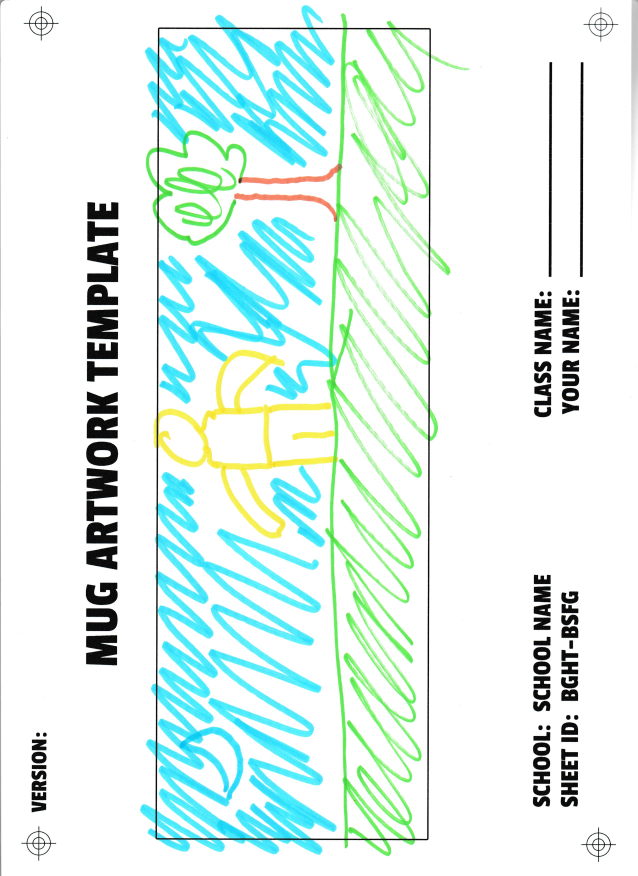
#> input picture prerp_for_print/1.jpeg, 2550 x 3504 px, found by its file name (shown at 1/4 size)
$ python h.py
#> lines starting #> are read from the running program, lines starting #| are printed output that depends on the picture; after the words box and inside, x2 and y2 are one past the last pixel; in counts of white or black regions, pixels touching at a corner belong together
import cv2
import imutils
cv2.namedWindow('image', cv2.WINDOW_NORMAL)

image = cv2.imread('1.jpeg')
#> image is the input picture: shape (3504, 2550, 3); mean B, G, R 237.8, 242.3, 225.4
ratio = image.shape[0] / 300.0
#> ratio = 11.68
image = imutils.resize(image, height = 800)
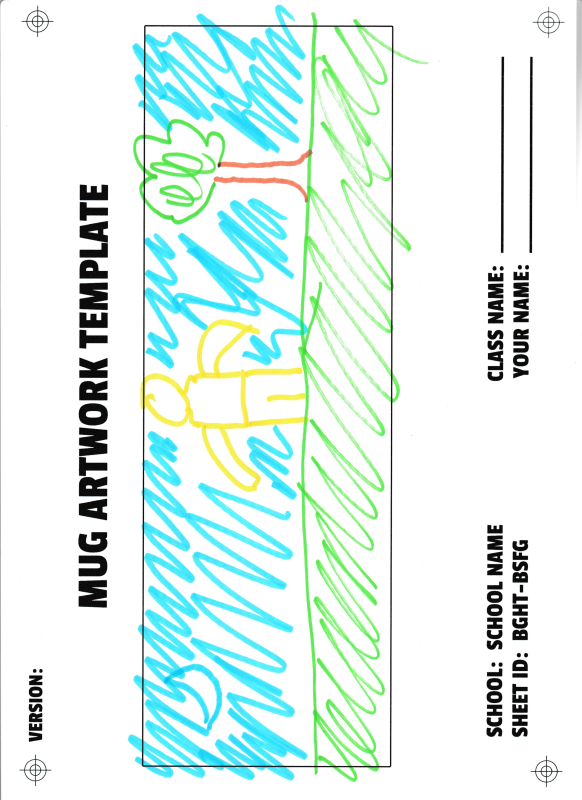
#> image: shape (800, 582, 3); mean B, G, R 237.8, 242.3, 225.4
blur = cv2.pyrMeanShiftFiltering(image, 11, 21)
gray = cv2.cvtColor(blur, cv2.COLOR_BGR2GRAY)
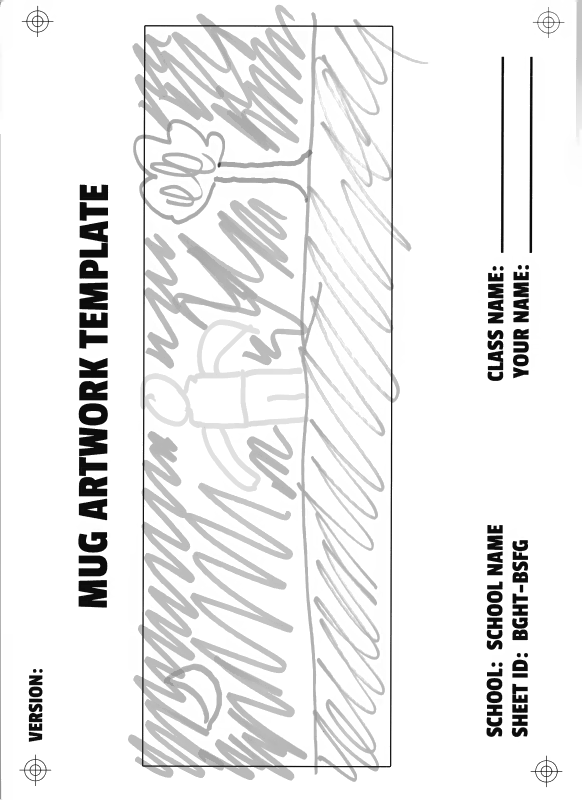
#> gray: shape (800, 582); min 8, max 255, mean 236.9
thresh = cv2.threshold(gray, 0, 255, cv2.THRESH_BINARY_INV + cv2.THRESH_OTSU)[1]
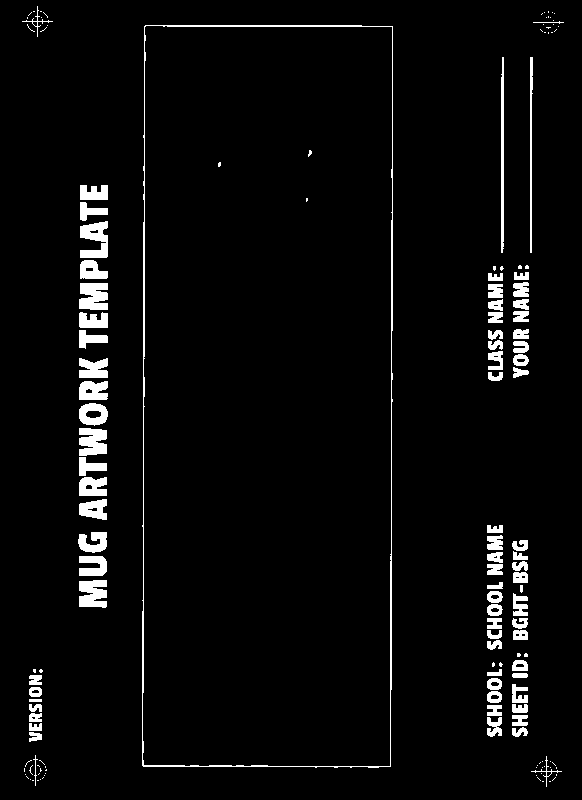
#> thresh: shape (800, 582); 4% white; 151 white regions (75 under 20 px)

cnts = cv2.findContours(thresh, cv2.RETR_EXTERNAL, cv2.CHAIN_APPROX_SIMPLE)
#> cnts = 148 contours, 75 with area under 20; largest, box (x1, y1, x2, y2) and area: (142, 25, 393, 768) 183976, (80, 221, 108, 258) 626, (79, 283, 108, 310) 586, (79, 428, 107, 456) 562, (79, 580, 107, 608) 560
cnts = cnts[0] if len(cnts) == 2 else cnts[1]
for c in cnts:
    peri = cv2.arcLength(c, True)
    approx = cv2.approxPolyDP(c, 0.015 * peri, True)
    if len(approx) == 4:
        x,y,w,h = cv2.boundingRect(approx)
        cv2.rectangle(image,(x,y),(x+w,y+h),(0,0,0),5)
#> this loop made 148 passes
#> (peri, approx, x, y, w, h) on passes 19, 28, 34, 47: (6.83, [[40, 768], [40, 771], [41, 770], [40, 769]], 40, 768, 2, 4), (4.83, [[37, 765], [38, 765], [39, 766], [38, 765]], 37, 765, 3, 2), (13.31, [[39, 760], [40, 760], [44, 764], [40, 760]], 39, 760, 6, 5), (28, [[29, 699], [29, 701], [41, 701], [41, 699]], 29, 699, 13, 3)
#> (peri, x, y, w, h) on passes 127, 143: (1987.8, 142, 25, 251, 742), (13.31, 43, 12, 5, 6)
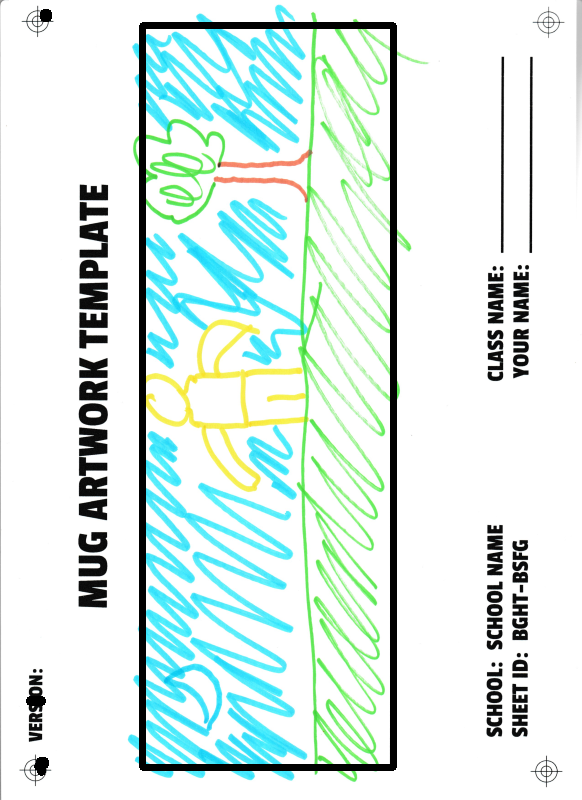
#> image: shape (800, 582, 3); 3.09% of pixels changed, all inside (x1, y1, x2, y2) = (26, 9, 397, 776)


cv2.imwrite('h.jpeg', image)
cv2.waitKey()

$ run again, with prerp_for_print/2.jpeg copied over prerp_for_print/1.jpeg
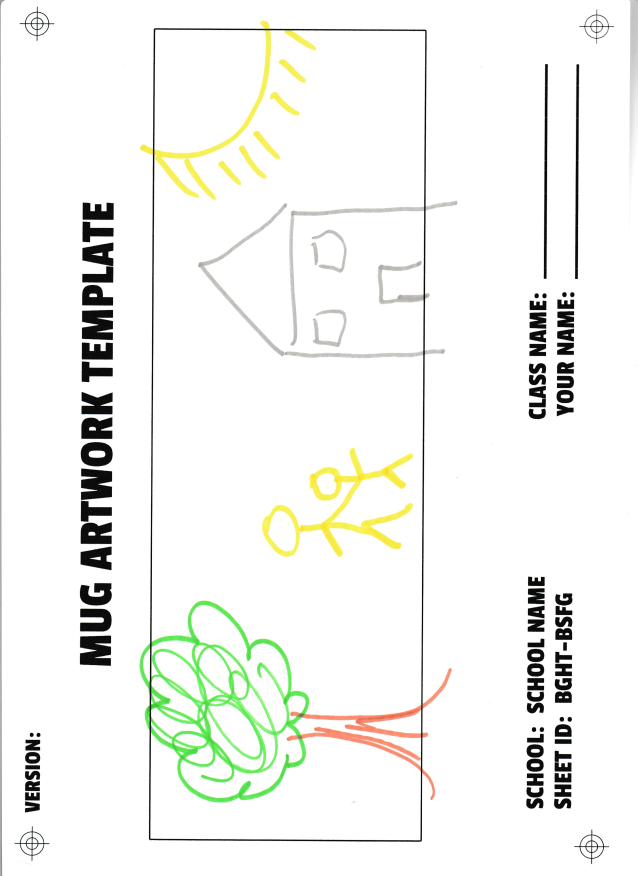
#> input picture prerp_for_print/2.jpeg, 2550 x 3504 px, found by its file name (shown at 1/4 size)
#> image is the input picture: shape (3504, 2550, 3); mean B, G, R 240.1, 243.9, 242.7
#> `thresh = cv2.threshold(gray, 0, 255, cv2.THRESH_BINARY_INV + cv2.THRES..`:
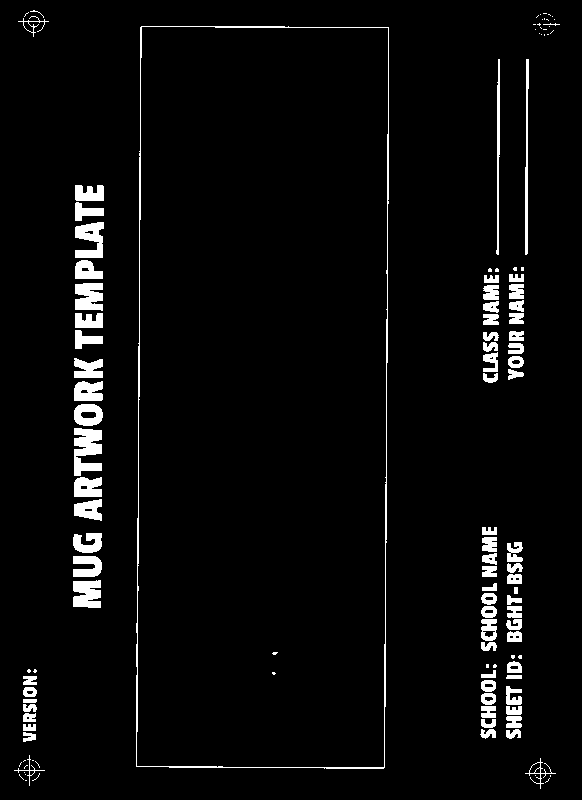
#> thresh: shape (800, 582); 4% white; 122 white regions (47 under 20 px)
#> cnts = 120 contours, 47 with area under 20; largest, box (x1, y1, x2, y2) and area: (136, 26, 389, 769) 183848, (74, 428, 102, 476) 828, (75, 222, 104, 258) 626, (73, 580, 101, 608) 580, (75, 283, 103, 311) 568
#> the loop `for c in cnts:` made 120 passes
#> (c, peri, approx, x, y, w, h) on pass 13: ([[24, 760], [23, 761], [24, 760], [25, 760]], 4.83, [[25, 760], [24, 760], [23, 761], [24, 760]], 23, 760, 3, 2)
#> after the loop `for c in cnts:`:
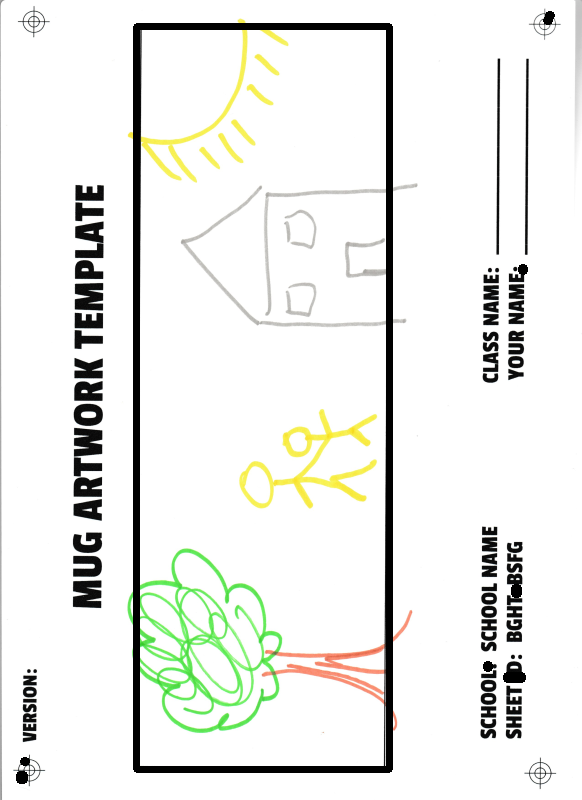
#> image: shape (800, 582, 3); mean B, G, R 233.3, 236.9, 235.8

$ run again, with prerp_for_print/3.jpeg copied over prerp_for_print/1.jpeg
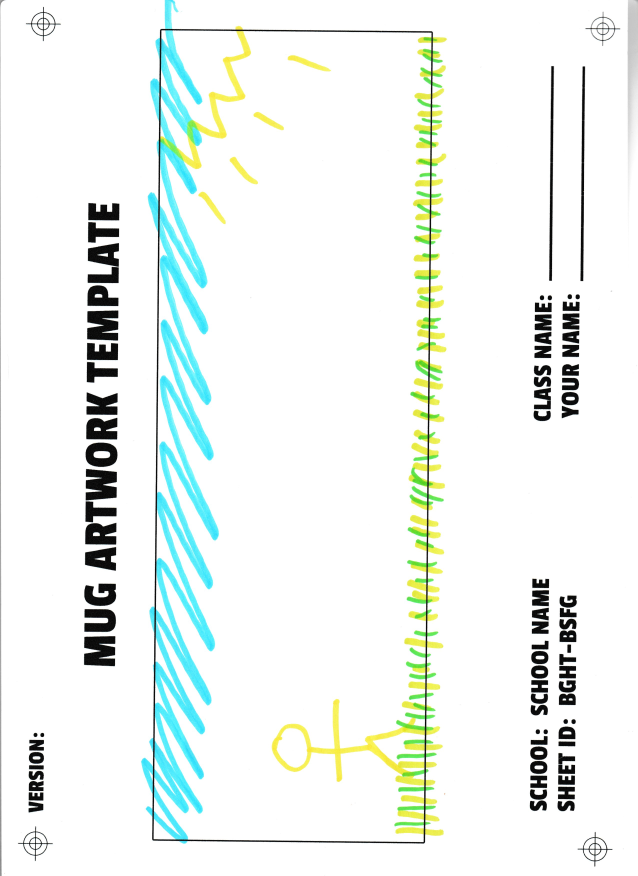
#> input picture prerp_for_print/3.jpeg, 2550 x 3504 px, found by its file name (shown at 1/4 size)
#> image is the input picture: shape (3504, 2550, 3); mean B, G, R 240.3, 244.1, 238
#> `thresh = cv2.threshold(gray, 0, 255, cv2.THRESH_BINARY_INV + cv2.THRES..`:
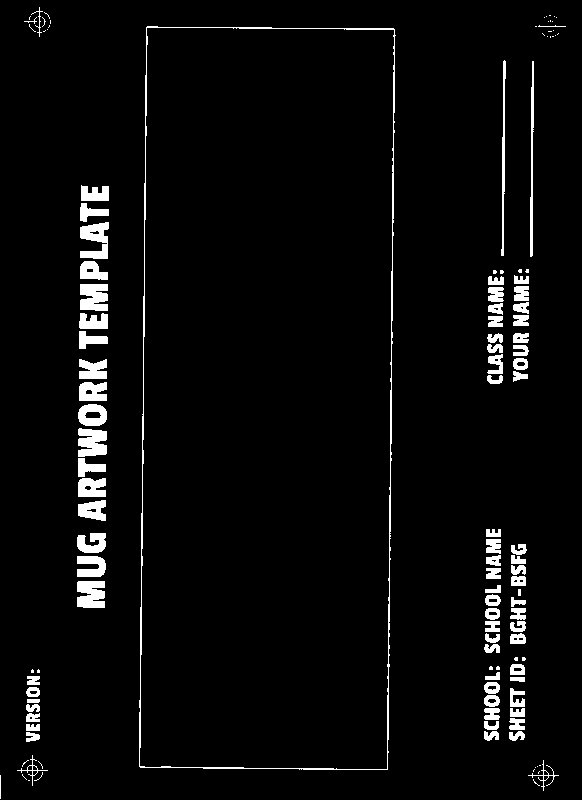
#> thresh: shape (800, 582); 4% white; 126 white regions (46 under 20 px)
#> cnts = 126 contours, 51 with area under 20; largest, box (x1, y1, x2, y2) and area: (139, 26, 396, 770) 183936, (80, 222, 109, 259) 614, (78, 428, 107, 457) 590, (77, 581, 105, 608) 580, (80, 284, 108, 311) 572
#> the loop `for c in cnts:` made 126 passes
#> (peri, approx, x, y, w, h) on passes 4, 6, 7, 49: (13.31, [[22, 774], [22, 775], [26, 779], [22, 775]], 22, 774, 5, 6), (4.83, [[539, 771], [538, 772], [538, 773], [538, 772]], 538, 771, 2, 3), (4.83, [[534, 769], [533, 770], [533, 771], [533, 770]], 533, 769, 2, 3), (16, [[518, 589], [518, 595], [520, 595], [520, 589]], 518, 589, 3, 7)
#> after the loop `for c in cnts:`:
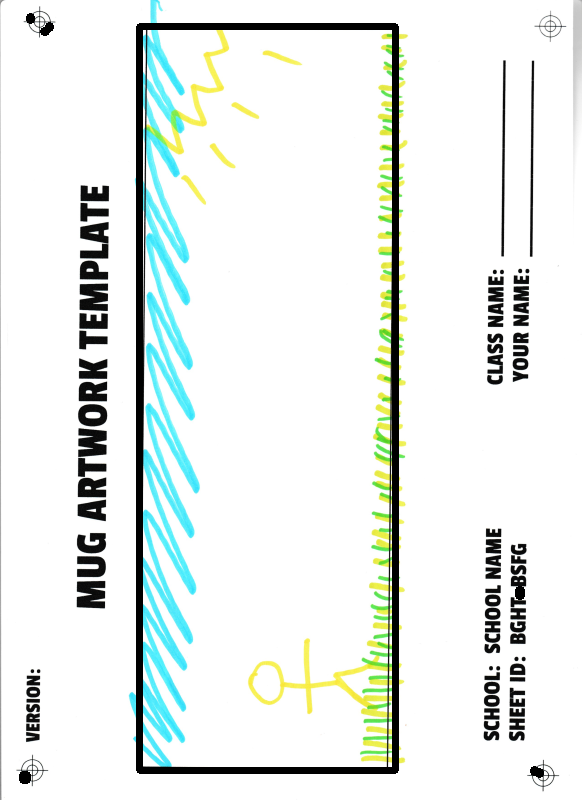
#> image: shape (800, 582, 3); mean B, G, R 233.9, 237, 231.4

$ run again, with prerp_for_print/4.png saved as prerp_for_print/1.jpeg
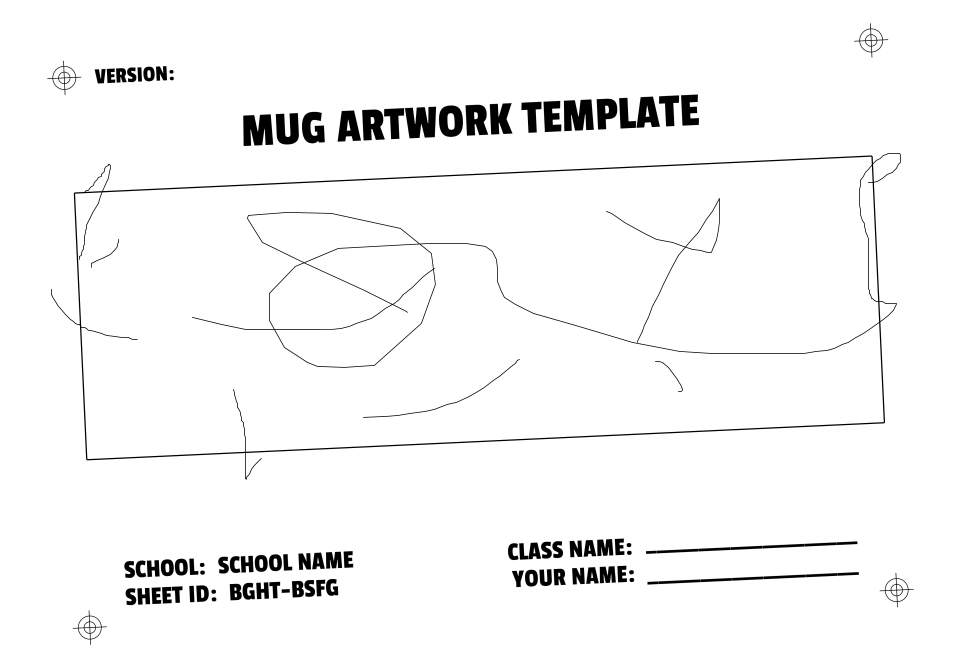
#> input picture prerp_for_print/4.png, 3844 x 2672 px, found by its file name (shown at 1/4 size)
#> image is the input picture: shape (2672, 3844, 3); min 0, max 255, mean 246
#> `thresh = cv2.threshold(gray, 0, 255, cv2.THRESH_BINARY_INV + cv2.THRES..`:
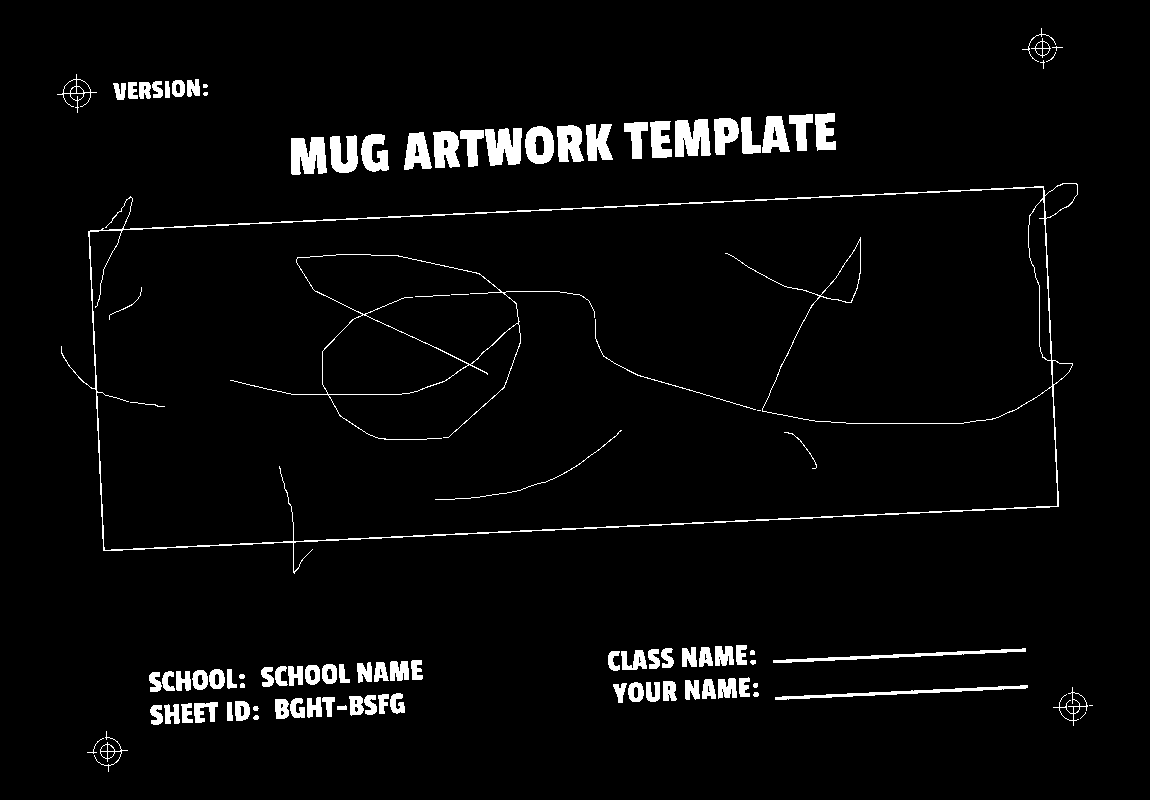
#> thresh: shape (800, 1150); 3.7% white; 105 white regions (9 under 20 px)
#> cnts = 96 contours, 17 with area under 20; largest, box (x1, y1, x2, y2) and area: (61, 183, 1078, 574) 307392, (291, 137, 327, 175) 994, (675, 119, 711, 157) 986, (485, 128, 522, 166) 966, (525, 126, 554, 164) 866
#> the loop `for c in cnts:` made 96 passes
#> (peri, approx, x, y, w, h) on passes 4, 11: (16.14, [[1085, 712], [1085, 713], [1080, 718], [1085, 713]], 1080, 712, 6, 7), (45.41, [[227, 702], [227, 720], [232, 720], [231, 702]], 227, 702, 6, 19)
#> after the loop `for c in cnts:`:
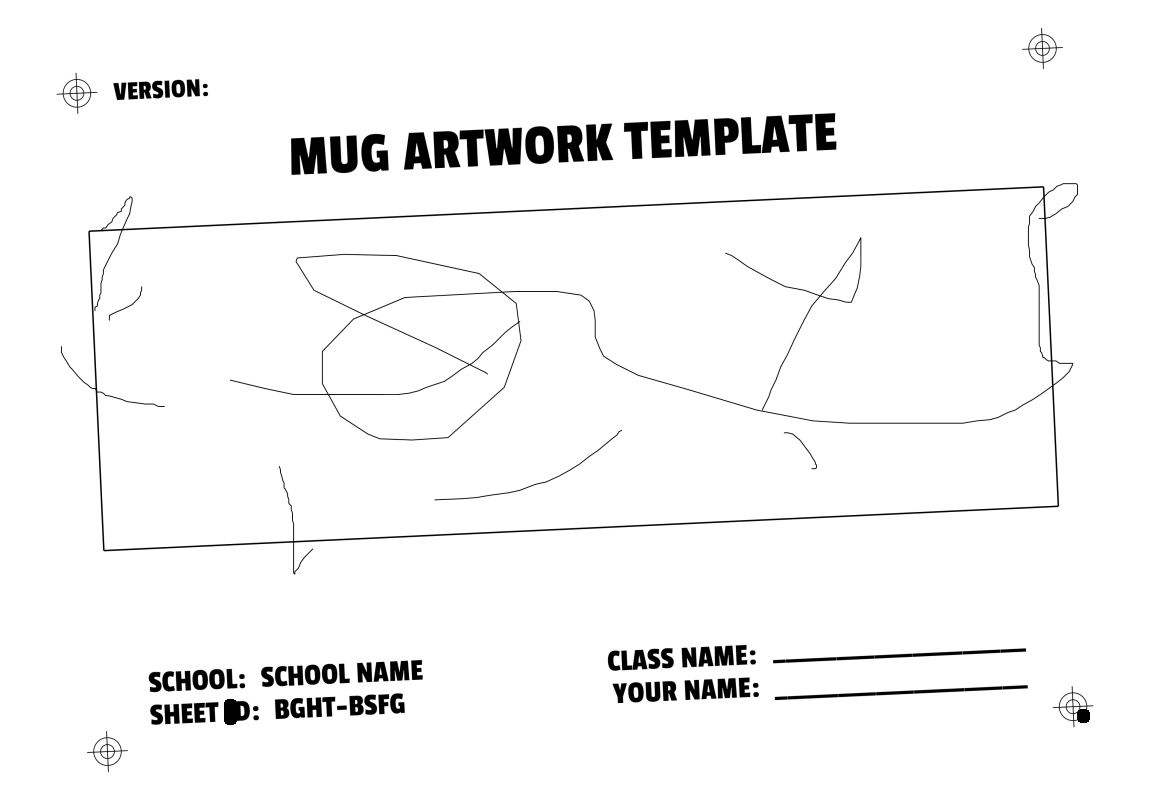
#> image: shape (800, 1150, 3); min 0, max 255, mean 245.9
